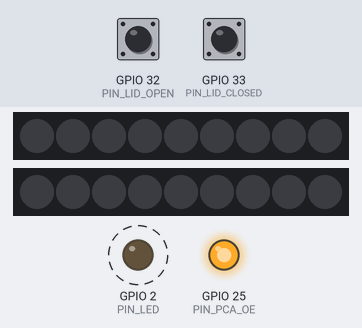
Bench run of a program on a simulated ESP32. On the bench: 2 × 9 RGB LEDs in strip order, left to right, output pins drawn as LEDs (lit = HIGH). Wiring (inferred from the names in the program): PCA9685 PWM driver at I2C address 0x40; PCA9685 PWM driver at I2C address 0x41. Dashed ring = blinking. The inputs (shaded band) are chosen by the test bench; at power-on: GPIO 32 (PIN_LID_OPEN) HIGH, GPIO 33 (PIN_LID_CLOSED) HIGH. What the program prints to the serial monitor is not drawn.

Above: at 1.2 s.
1.3 s: GPIO 32 (PIN_LID_OPEN) pulled LOW for 0.15 s
2.9 s: GPIO 33 (PIN_LID_CLOSED) pulled LOW for 0.15 s
4.7 s: GPIO 32 (PIN_LID_OPEN) pulled LOW for 1 s
7.2 s: GPIO 33 (PIN_LID_CLOSED) pulled LOW for 1 s
9.7 s: GPIO 32 (PIN_LID_OPEN) driven LOW and GPIO 33 (PIN_LID_CLOSED) driven LOW
11.3 s: GPIO 32 (PIN_LID_OPEN) driven HIGH
Timing chart, 0 to 14.5 s (numbered marks = the images above; inputs shaded):
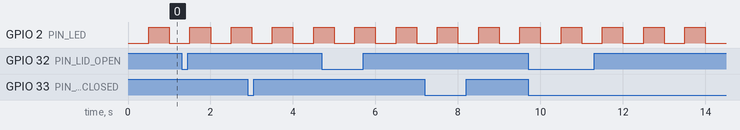

Measured:
- by itself, GPIO 2 (PIN_LED): alternates HIGH for 0.50 s and LOW for 0.50 s

The program:

main.cpp
```cpp
// (licence header left out)
// モーター駆動 ESP32：シリアル受信 → motor_core → PCA9685 → MD20A（CLAUDE.md §4）
// 状態遷移・制限は lib/motor_core（ホストでテスト済み）に任せ、ここはハードウェアの入出力だけ。
#include <Arduino.h>
#include <Wire.h>
#include <esp_task_wdt.h>

#include "board_config.h"
#include "motor_core.h"
#include "pca9685.h"
#include "proto.h"

#if !defined(BOARD_PARENT) && !defined(BOARD_CHILD)
#error "BOARD_PARENT か BOARD_CHILD を定義すること（platformio.ini の env）"
#endif

namespace {

constexpr uint32_t STATUS_PERIOD_MS = 50;  // 20Hz
constexpr uint32_t TASK_WDT_S = 1;

motor_core::Controller ctrl(board::kBoard);
proto::Parser parser;
uint8_t tx_seq = 0;
uint32_t last_status_ms = 0;
uint8_t frame_buf[proto::MAX_FRAME];

// PCA9685 に最後に書いた値（変化したときだけ書く）。-1 = 未書き込み
int32_t written_pwm[proto::MAX_MOTORS];
int8_t written_dir[proto::MAX_MOTORS];

void set_oe(bool enable) { digitalWrite(board::PIN_PCA_OE, enable ? LOW : HIGH); }

bool init_pcas() {
  // 使っているアドレスを重複なく初期化する
  uint8_t done[4];
  int n_done = 0;
  for (int i = 0; i < board::kBoard.n_motors; ++i) {
    const uint8_t addrs[2] = {board::kChannels[i].pwm_addr, board::kChannels[i].dir_addr};
    for (uint8_t a : addrs) {
      bool seen = false;
      for (int k = 0; k < n_done; ++k) seen |= done[k] == a;
      if (seen) continue;
      if (!pca9685::begin(a, board::PWM_HZ)) return false;
      done[n_done++] = a;
    }
  }
  for (int i = 0; i < proto::MAX_MOTORS; ++i) {
    written_pwm[i] = -1;
    written_dir[i] = -1;
  }
  return true;
}

uint16_t read_limits() {
  if (!board::kHasLid) return 0;
  // NC スイッチ → GND、INPUT_PULLUP。押された・断線した = High = 作動
  uint16_t v = 0;
  if (digitalRead(board::PIN_LID_OPEN) == HIGH) v |= 1u << board::LIMIT_LID_OPEN;
  if (digitalRead(board::PIN_LID_CLOSED) == HIGH) v |= 1u << board::LIMIT_LID_CLOSED;
  return v;
}

bool write_outputs() {
  for (int i = 0; i < board::kBoard.n_motors; ++i) {
    const board::Channel& ch = board::kChannels[i];
    const int16_t out = ctrl.output(i);
    const int8_t dir = ((out < 0) != ch.invert) ? 1 : 0;
    const int32_t pwm = static_cast<int32_t>(out < 0 ? -out : out) * 4095 / proto::DUTY_MAX;
    // 方向を変えるときは先に PWM を 0 にしてから DIR を切り替える
    if (dir != written_dir[i] && written_pwm[i] != 0) {
      if (!pca9685::set(ch.pwm_addr, ch.pwm_ch, 0)) return false;
      written_pwm[i] = 0;
    }
    if (dir != written_dir[i]) {
      if (!pca9685::set(ch.dir_addr, ch.dir_ch, dir ? 4095 : 0)) return false;
      written_dir[i] = dir;
    }
    if (pwm != written_pwm[i]) {
      if (!pca9685::set(ch.pwm_addr, ch.pwm_ch, static_cast<uint16_t>(pwm))) return false;
      written_pwm[i] = pwm;
    }
  }
  return true;
}

void update_led(uint32_t now) {
  bool on;
  switch (ctrl.state()) {
    case motor_core::ARMED: on = true; break;
    case motor_core::DISARMED: on = (now / 500) % 2; break;  // 1Hz
    default: on = (now / 100) % 2; break;                    // ESTOP / FAULT 5Hz
  }
  digitalWrite(board::PIN_LED, on ? HIGH : LOW);
}

}  // namespace

void setup() {
  // まず出力を無効にする（OE は外付けプルアップで起動中も High）
  pinMode(board::PIN_PCA_OE, OUTPUT);
  set_oe(false);
  pinMode(board::PIN_LED, OUTPUT);
  if (board::kHasLid) {
    pinMode(board::PIN_LID_OPEN, INPUT_PULLUP);
    pinMode(board::PIN_LID_CLOSED, INPUT_PULLUP);
  }

  Serial.setRxBufferSize(1024);
  Serial.begin(board::SERIAL_BAUD);
  Wire.begin(board::PIN_I2C_SDA, board::PIN_I2C_SCL, board::I2C_HZ);
  Wire.setTimeOut(5);
  if (!init_pcas()) ctrl.set_fault(motor_core::FAULT_I2C);

  esp_task_wdt_init(TASK_WDT_S, true);
  esp_task_wdt_add(nullptr);

  Serial.write(frame_buf, ctrl.build_info(tx_seq++, frame_buf, sizeof(frame_buf)));
}

void loop() {
  esp_task_wdt_reset();
  const uint32_t now = millis();

  while (Serial.available() > 0) {
    if (!parser.feed(static_cast<uint8_t>(Serial.read()))) continue;
    size_t n = ctrl.on_frame(parser.frame(), now, frame_buf, sizeof(frame_buf));
    if (n) Serial.write(frame_buf, n);
  }

  ctrl.tick(now, read_limits());

  if (ctrl.take_reinit_request() && !init_pcas()) ctrl.set_fault(motor_core::FAULT_I2C);

  // 止めるときは OE を先に切る。動かすときは出力値を書いてから OE を入れる
  if (!ctrl.output_enabled()) set_oe(false);
  if (ctrl.state() != motor_core::FAULT && !write_outputs()) {
    ctrl.set_fault(motor_core::FAULT_I2C);
  }
  set_oe(ctrl.output_enabled());

  if (now - last_status_ms >= STATUS_PERIOD_MS) {
    last_status_ms = now;
    Serial.write(frame_buf, ctrl.build_status(tx_seq++, parser.errors(), frame_buf, sizeof(frame_buf)));
  }
  update_led(now);
}
```

pca9685.cpp
```cpp
// (licence header left out)
#include "pca9685.h"

namespace pca9685 {

namespace {

constexpr uint8_t REG_MODE1 = 0x00;
constexpr uint8_t REG_MODE2 = 0x01;
constexpr uint8_t REG_LED0 = 0x06;
constexpr uint8_t REG_ALL_LED = 0xFA;
constexpr uint8_t REG_PRESCALE = 0xFE;

constexpr uint8_t MODE1_SLEEP = 0x10;
constexpr uint8_t MODE1_AI = 0x20;
constexpr uint8_t MODE1_RESTART = 0x80;
constexpr uint8_t MODE2_OUTDRV = 0x04;

bool write(uint8_t addr, uint8_t reg, const uint8_t* data, size_t n) {
  Wire.beginTransmission(addr);
  Wire.write(reg);
  Wire.write(data, n);
  return Wire.endTransmission() == 0;
}

bool write8(uint8_t addr, uint8_t reg, uint8_t v) { return write(addr, reg, &v, 1); }

}  // namespace

bool begin(uint8_t addr, float pwm_hz) {
  // 全出力をフル OFF にしてから設定する
  const uint8_t all_off[4] = {0, 0, 0, 0x10};
  if (!write8(addr, REG_MODE1, MODE1_SLEEP | MODE1_AI)) return false;
  if (!write(addr, REG_ALL_LED, all_off, 4)) return false;
  // prescale = round(25MHz / (4096 * f)) - 1
  int prescale = static_cast<int>(25000000.0f / (4096.0f * pwm_hz) + 0.5f) - 1;
  if (prescale < 3) prescale = 3;
  if (prescale > 255) prescale = 255;
  if (!write8(addr, REG_PRESCALE, static_cast<uint8_t>(prescale))) return false;
  if (!write8(addr, REG_MODE2, MODE2_OUTDRV)) return false;
  if (!write8(addr, REG_MODE1, MODE1_AI)) return false;  // SLEEP 解除
  delayMicroseconds(500);                                 // 発振器の安定待ち
  return write8(addr, REG_MODE1, MODE1_AI | MODE1_RESTART);
}

bool set(uint8_t addr, uint8_t ch, uint16_t duty) {
  uint8_t d[4];
  if (duty == 0) {
    d[0] = 0; d[1] = 0; d[2] = 0; d[3] = 0x10;  // フル OFF
  } else if (duty >= 4095) {
    d[0] = 0; d[1] = 0x10; d[2] = 0; d[3] = 0;  // フル ON
  } else {
    d[0] = 0; d[1] = 0;
    d[2] = duty & 0xFF; d[3] = (duty >> 8) & 0x0F;
  }
  return write(addr, REG_LED0 + 4 * ch, d, 4);
}

}  // namespace pca9685
```

pca9685.h
```cpp
// (licence header left out)
// PCA9685 の最小ドライバ（必要な機能だけ）。失敗したら false を返す。
#pragma once
#include <Arduino.h>
#include <Wire.h>

namespace pca9685 {

// MODE2: OUTDRV=1（トーテムポール）、OUTNE=00（OE=High のとき出力 Low）
bool begin(uint8_t addr, float pwm_hz);
// duty 0〜4095。0 は完全 Low、4095 は完全 High（フル ON ビットを使う）
bool set(uint8_t addr, uint8_t ch, uint16_t duty);

}  // namespace pca9685
```

board_config.h
```cpp
// (licence header left out)
// 親機/子機ごとのピン・モーター割当・出力制限（CLAUDE.md §4）。
// docs/wiring_motor_esp32.md と必ず一致させること。
// ビルド時に BOARD_PARENT か BOARD_CHILD を定義する（platformio.ini の env で切替）。
// ホストのテスト・シミュレータは kParent / kChild の両方を参照する。
#pragma once
#include <stdint.h>

#include "motor_core.h"

namespace board {

constexpr uint8_t FW_MAJOR = 0, FW_MINOR = 1, FW_PATCH = 0;

// ---- ESP32 のピン（仮。配線確定時に docs と合わせて更新） ----
constexpr int PIN_I2C_SDA = 21;
constexpr int PIN_I2C_SCL = 22;
constexpr int PIN_PCA_OE = 25;   // 外付け 2.2kΩ でプルアップ。High = 全出力 Low
constexpr int PIN_LED = 2;
constexpr int PIN_LID_OPEN = 32;   // 親機のみ。NC スイッチ → GND、INPUT_PULLUP
constexpr int PIN_LID_CLOSED = 33; // 親機のみ

constexpr uint32_t I2C_HZ = 400000;
constexpr float PWM_HZ = 1500.0f;  // PCA9685 の上限付近
constexpr uint32_t SERIAL_BAUD = 921600;

// ---- PCA9685 のチャンネル割当 ----
struct Channel {
  uint8_t pwm_addr, pwm_ch;
  uint8_t dir_addr, dir_ch;
  bool invert;  // 配線の都合で正転方向を反転する
};

// ---- リミット入力のビット番号（STATUS の limits と共通） ----
constexpr int8_t LIMIT_LID_OPEN = 0;
constexpr int8_t LIMIT_LID_CLOSED = 1;

using motor_core::MotorConfig;
using motor_core::NO_LIMIT;

// 親機：P1〜P9。P7 ふたは正転=開く
constexpr MotorConfig kParentMotors[9] = {
    // enabled max_duty accel  limit_fwd       limit_rev         max_run_ms
    {true, 1000, 2000, NO_LIMIT, NO_LIMIT, 0},                   // P1 メインクローラー左
    {true, 1000, 2000, NO_LIMIT, NO_LIMIT, 0},                   // P2 メインクローラー右
    {true, 800, 2000, NO_LIMIT, NO_LIMIT, 0},                    // P3 サブクローラー左前
    {true, 800, 2000, NO_LIMIT, NO_LIMIT, 0},                    // P4 サブクローラー右前
    {true, 800, 2000, NO_LIMIT, NO_LIMIT, 0},                    // P5 サブクローラー左後
    {true, 800, 2000, NO_LIMIT, NO_LIMIT, 0},                    // P6 サブクローラー右後
    {true, 600, 2000, LIMIT_LID_OPEN, LIMIT_LID_CLOSED, 5000},   // P7 ふた
    {true, 400, 1000, NO_LIMIT, NO_LIMIT, 0},                    // P8 リール（初期値40%）
    {false, 0, 0, NO_LIMIT, NO_LIMIT, 0},                        // P9 役割未定。出力0固定
};
constexpr Channel kParentChannels[9] = {
    // PWM は 0x40 の ch0〜8、DIR は 0x41 の ch0〜8
    {0x40, 0, 0x41, 0, false}, {0x40, 1, 0x41, 1, false}, {0x40, 2, 0x41, 2, false},
    {0x40, 3, 0x41, 3, false}, {0x40, 4, 0x41, 4, false}, {0x40, 5, 0x41, 5, false},
    {0x40, 6, 0x41, 6, false}, {0x40, 7, 0x41, 7, false}, {0x40, 8, 0x41, 8, false},
};

// 子機：C1〜C3
constexpr MotorConfig kChildMotors[3] = {
    {true, 1000, 2000, NO_LIMIT, NO_LIMIT, 0},  // C1 クローラー左
    {true, 1000, 2000, NO_LIMIT, NO_LIMIT, 0},  // C2 クローラー右
    {true, 800, 2000, NO_LIMIT, NO_LIMIT, 0},   // C3 デブリ回収ブラシ
};
constexpr Channel kChildChannels[3] = {
    // PCA9685 1枚（0x40）。モーター i の PWM = ch 2i、DIR = ch 2i+1
    {0x40, 0, 0x40, 1, false}, {0x40, 2, 0x40, 3, false}, {0x40, 4, 0x40, 5, false},
};

constexpr motor_core::BoardConfig kParent = {proto::BOARD_ID_PARENT, 9, kParentMotors,
                                             FW_MAJOR, FW_MINOR, FW_PATCH};
constexpr motor_core::BoardConfig kChild = {proto::BOARD_ID_CHILD, 3, kChildMotors,
                                            FW_MAJOR, FW_MINOR, FW_PATCH};

#if defined(BOARD_PARENT)
constexpr const motor_core::BoardConfig& kBoard = kParent;
constexpr const Channel* kChannels = kParentChannels;
constexpr bool kHasLid = true;
#elif defined(BOARD_CHILD)
constexpr const motor_core::BoardConfig& kBoard = kChild;
constexpr const Channel* kChannels = kChildChannels;
constexpr bool kHasLid = false;
#endif

}  // namespace board
```
